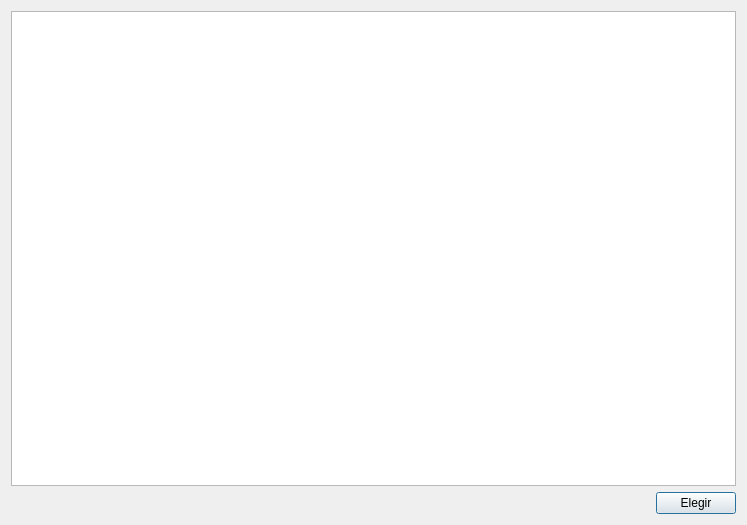
<?xml version="1.0" encoding="UTF-8"?>
<ui version="4.0">
 <class>AddressBookDialog</class>
 <widget class="QDialog" name="AddressBookDialog">
  <property name="geometry">
   <rect>
    <x>0</x>
    <y>0</y>
    <width>747</width>
    <height>525</height>
   </rect>
  </property>
  <property name="windowTitle">
   <string>Select address</string>
  </property>
  <layout class="QVBoxLayout" name="verticalLayout">
   <item>
    <widget class="QTreeView" name="m_addressBookView"/>
   </item>
   <item>
    <layout class="QHBoxLayout" name="horizontalLayout">
     <item>
      <spacer name="horizontalSpacer">
       <property name="orientation">
        <enum>Qt::Horizontal</enum>
       </property>
       <property name="sizeHint" stdset="0">
        <size>
         <width>40</width>
         <height>20</height>
        </size>
       </property>
      </spacer>
     </item>
     <item>
      <widget class="QPushButton" name="m_okButton">
       <property name="text">
        <string>Elegir</string>
       </property>
      </widget>
     </item>
    </layout>
   </item>
  </layout>
 </widget>
 <resources/>
 <connections>
  <connection>
   <sender>m_okButton</sender>
   <signal>clicked()</signal>
   <receiver>AddressBookDialog</receiver>
   <slot>accept()</slot>
   <hints>
    <hint type="sourcelabel">
     <x>694</x>
     <y>499</y>
    </hint>
    <hint type="destinationlabel">
     <x>373</x>
     <y>262</y>
    </hint>
   </hints>
  </connection>
  <connection>
   <sender>m_addressBookView</sender>
   <signal>doubleClicked(QModelIndex)</signal>
   <receiver>AddressBookDialog</receiver>
   <slot>accept()</slot>
   <hints>
    <hint type="sourcelabel">
     <x>373</x>
     <y>242</y>
    </hint>
    <hint type="destinationlabel">
     <x>373</x>
     <y>262</y>
    </hint>
   </hints>
  </connection>
 </connections>
</ui>
